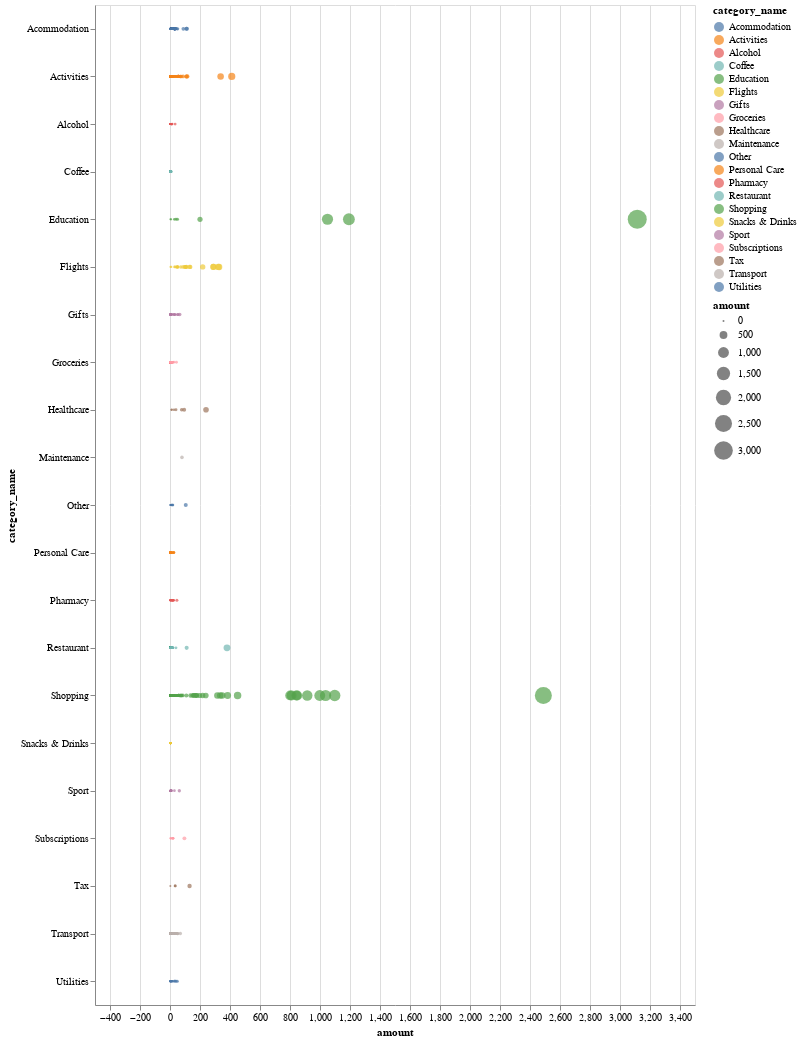

Notebook code cell kept with this figure:
### Code cell
# scatter

# remove outliers
# new_df = df.drop(df[df['amount'] > 1_000_000].index)
# new_df_ii = new_df.drop(new_df[new_df['category_name'] == 'Rent'].index)

# TODO: exluce Rent and shopping over 1 M clp

alt.Chart(source).mark_circle().encode(
    alt.Y('category_name', scale=alt.Scale(zero=False)),
    alt.X('amount', scale=alt.Scale(zero=False, padding=1)),
    size='amount',
    color= 'category_name',
    tooltip= 'Note'
).properties(height=1000, width=600)

### Figure 1 — Vega-Lite specification as saved in the notebook (floating-point values rounded to 4 significant figures; data arrays with more than 128 entries replaced by an {"elided": "..."} marker saying what was removed)
{"config": {"view": {"continuousWidth": 300, "continuousHeight": 300}}, "data": {"name": "data-0542921fd8260a22c82240f067d12d3a"}, "mark": {"type": "circle"}, "encoding": {"color": {"field": "category_name", "type": "nominal"}, "size": {"field": "amount", "type": "quantitative"}, "tooltip": {"field": "Note", "type": "nominal"}, "x": {"field": "amount", "scale": {"padding": 1, "zero": false}, "type": "quantitative"}, "y": {"field": "category_name", "scale": {"zero": false}, "type": "nominal"}}, "height": 1000, "width": 600, "$schema": "https://vega.github.io/schema/vega-lite/v5.20.1.json", "datasets": {"data-0542921fd8260a22c82240f067d12d3a": {"elided": "2043 records"}}}
